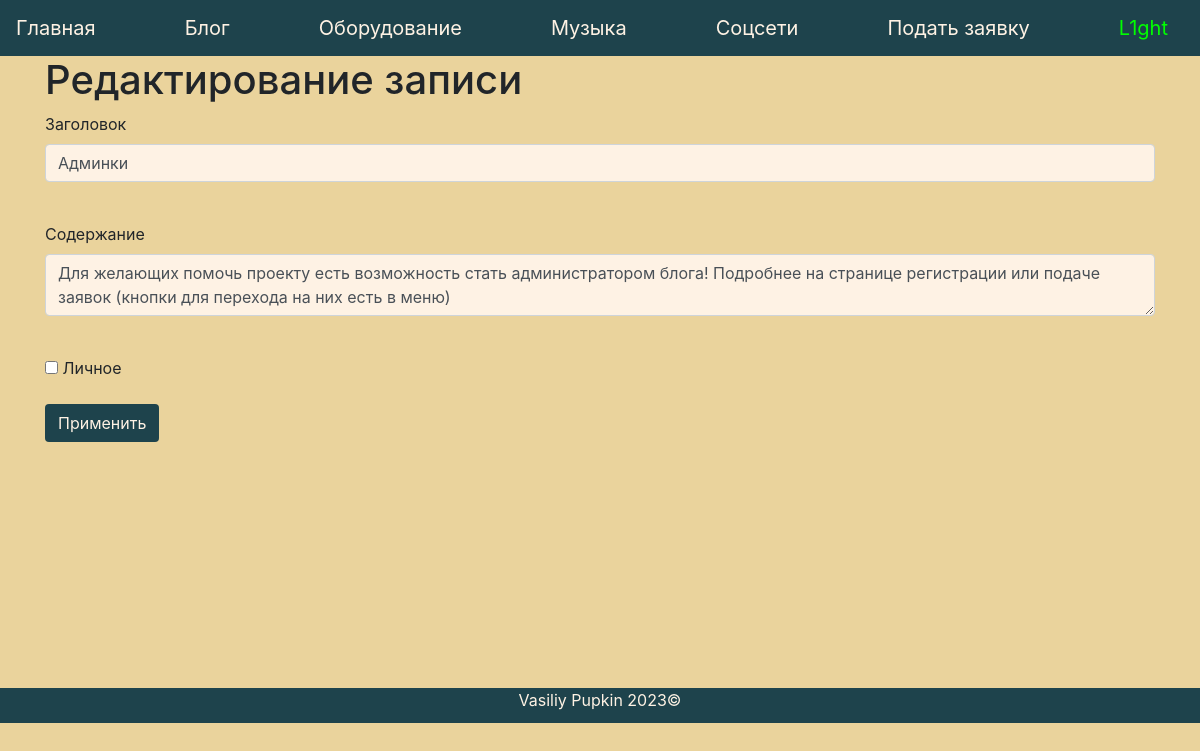
/blogn/2 (signed in), run on the app's committed database.
### data/users.py (models this page shows, shortened)
class User(SqlAlchemyBase, UserMixin):
    __tablename__ = 'users'
    id = sqlalchemy.Column(sqlalchemy.Integer,
                           primary_key=True, autoincrement=True)
    name = sqlalchemy.Column(sqlalchemy.String, nullable=True)
    email = sqlalchemy.Column(sqlalchemy.String,
                              index=True, unique=True, nullable=True)
    hashed_password = sqlalchemy.Column(sqlalchemy.String, nullable=True)
    created_date = sqlalchemy.Column(sqlalchemy.DateTime,
                                     default=datetime.datetime.now)
    c = sqlalchemy.Column(sqlalchemy.Integer)
    blog = orm.relationship("Blog", back_populates='user')
    music = orm.relationship("Music", back_populates='user')

### data/blogs.py (models this page shows)
class Blog(SqlAlchemyBase):
    __tablename__ = 'news'
    id = sqlalchemy.Column(sqlalchemy.Integer,
                           primary_key=True, autoincrement=True)
    title = sqlalchemy.Column(sqlalchemy.String, nullable=True)
    content = sqlalchemy.Column(sqlalchemy.String, nullable=True)
    created_date = sqlalchemy.Column(sqlalchemy.DateTime,
                                     default=datetime.datetime.now)
    is_private = sqlalchemy.Column(sqlalchemy.Boolean, default=True)
    user_id = sqlalchemy.Column(sqlalchemy.Integer,
                                sqlalchemy.ForeignKey("users.id"))
    user = orm.relationship('User')

### server.py (the view, shortened to what this page needs)
@app.route('/blogn/<int:id>', methods=['GET', 'POST'])
@login_required
def edit_news(id):
    form = BlogForm()
    if request.method == "GET":
        db_sess = db_session.create_session()
        news = db_sess.query(Blog).filter(Blog.id == id,
                                          Blog.user == current_user
                                          ).first()
        if news:
            form.title.data = news.title
            form.content.data = news.content
            form.is_private.data = news.is_private
        else:
            abort(404)
    return render_template('blogn.html',
                           title='Редактирование новости',
                           form=form
                           )

### forms/blog.py
class BlogForm(FlaskForm):
    title = StringField('Заголовок', validators=[DataRequired()])
    content = TextAreaField("Содержание")
    is_private = BooleanField("Личное")
    submit = SubmitField('Применить')

### data/db_session.py (called while the page is built)
def create_session() -> Session:
    global __factory
    return __factory()

### server.py (called while the page is built)
@login_manager.user_loader
def load_user(user_id):
    db_sess = db_session.create_session()
    return db_sess.query(User).get(user_id)

### templates/blogn.html (shortened to what this page needs)
{% extends "base.html" %}
{% block content %}
<h1>Редактирование записи</h1>
<form action="" method="post" style="width: 100%; height: 576px">
    <p>
        {{ form.title.label }}<br>
        {{ form.title(class="form-control", style="background-color: #fef2e4;") }}<br>
    </p>
    <p>
        {{ form.content.label }}<br>
        {{ form.content(class="form-control", style="background-color: #fef2e4; resize: vertical; max-height: 260px;") }}<br>
    </p>
    <p>{{ form.is_private() }} {{ form.is_private.label }}</p>
    <p>{{ form.submit(type="submit", class="btn", style="background-color: #1e434c; color: #fef2e4; position: relative") }}</p>
</form>
{% endblock %}

### templates/base.html (shortened to what this page needs)
<!doctype html>
<html lang="en">
<head>
    <link rel="stylesheet"
          href="https://stackpath.bootstrapcdn.com/bootstrap/4.4.1/css/bootstrap.min.css"
>
</head>
<body style="background-color: #ead39c; display: flex; flex-direction: column; min-height: 100%;">
<header>
    <nav class="navbar navbar-light" style="background-color: #1e434c">
        <a class="navbar-brand" style="color: #fef2e4" href="/index">Главная</a>
        <a class="navbar-brand" style="color: #fef2e4" href="/blog">Блог</a>
        <a class="navbar-brand" style="color: #fef2e4" href="/eu">Оборудование</a>
        <a class="navbar-brand" style="color: #fef2e4" href="/music">Музыка</a>
        <a class="navbar-brand" style="color: #fef2e4" href="/social">Соцсети</a>
        <a class="navbar-brand" style="color: #fef2e4" href="/register">Подать заявку</a>
        {% if current_user.is_authenticated %}
            <a class="navbar-brand" style="color: #00FF00" href="/logout">{{ current_user.name }}</a>
        {% else %}
            <p>
                <p></p>
                <a class="btn btn-success" href="/register">Зарегистрироваться</a>
                <a class="btn btn-success" href="/login">Войти</a>
                </p>
        {% endif %}
    </nav>
</header>
<main role="main" class="container">
    {% block content %}{% endblock %}
</main>
<div id="footer" style="background-color: #1e434c; bottom:0; width: 100%; height:35px;">
    <p align="center" style="color: #fef2e4">
        Vasiliy Pupkin
        2023©
    </p>
</div>
</body>
</html>

### data on the page
User: name "L1ght"
Blog: title "Админки", content "Для желающих помочь проекту есть возможность стать администратором блога! Подробнее на странице регистрации или подаче заявок (кнопки для перехода на них есть в меню)"
